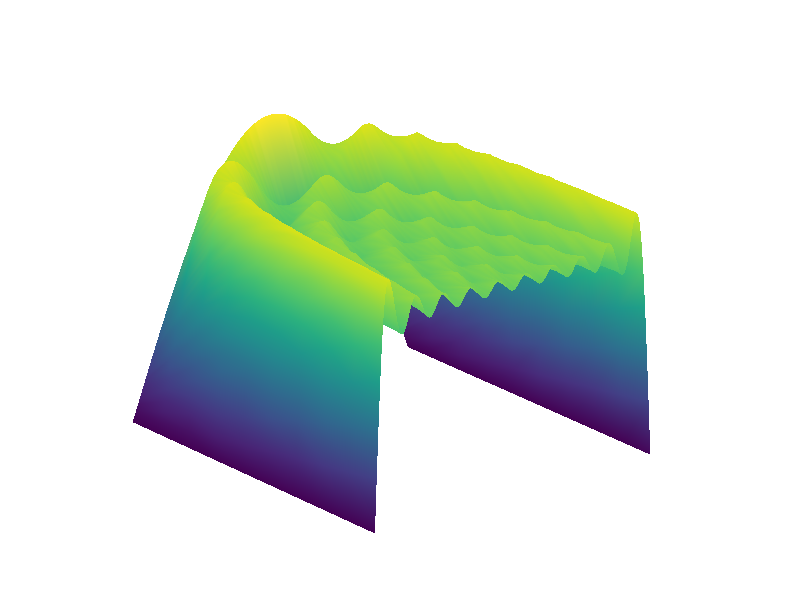

MATLAB code for this plot:
% 구형파의 푸리에 급수 전개가 어떻게 홀수 고조파의 합계로 이루어지는가

% 0부터 10까지(step_size=0.1) 이어지는 Time vector 생성 후 모든 point에서 sin 값을 구함

t = 0:.1:10;
y = sin(t);
plot(t,y);

% 기본파에 제3 고조파를 추가
y = sin(t) + sin(3*t)/3;
plot(t,y);

% 제1 고조파, 제3 고조파, 제5 고조파, 제7 고조파, 제9 고조파
y = sin(t) + sin(3*t)/3 + sin(5*t)/5 + sin(7*t)/7 + sin(9*t)/9;
plot (t,y);

% 기본파부터 제10 고조파까지 이동하면서 continuous하게 더 많은 
% 고조파로 구성된 벡터를 생성하고 모든 중간 step을 행렬의 행으로 저장

t = 0:.02:3.14;
y = zeros(10, length(t));
x = zeros(size(t));
for k = 1:2:19
    x = x + sin(k*t)/k;
    y((k+1)/2,:) = x;
end
plot(y(1:2:9,:)')
title('The bulding of a square wave: Gibbs'' effect')

% sin wave가 점진적으로 square wave로 변환되는 모습을 나타내는 3차원 곡면
surf(y);
shading interp
axis off ij